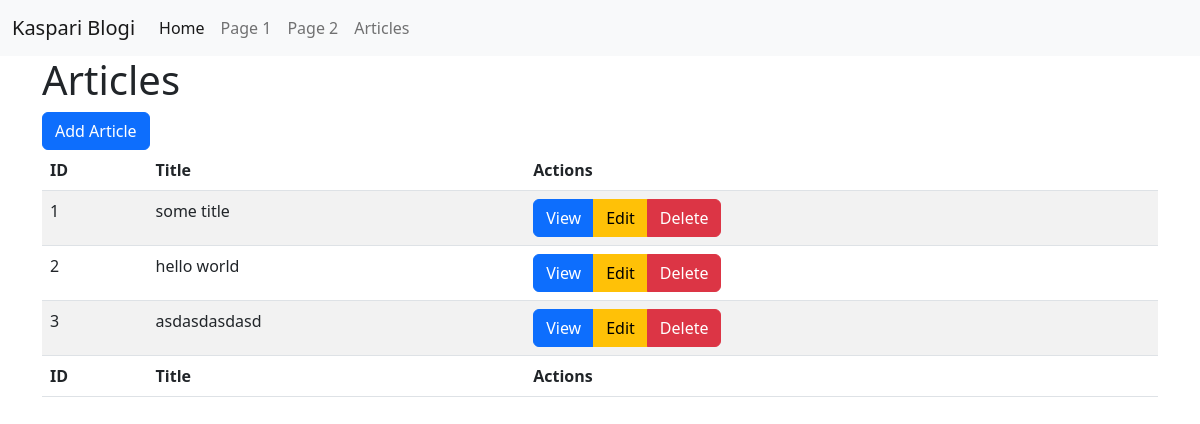
Page /articles on the earlier database version.
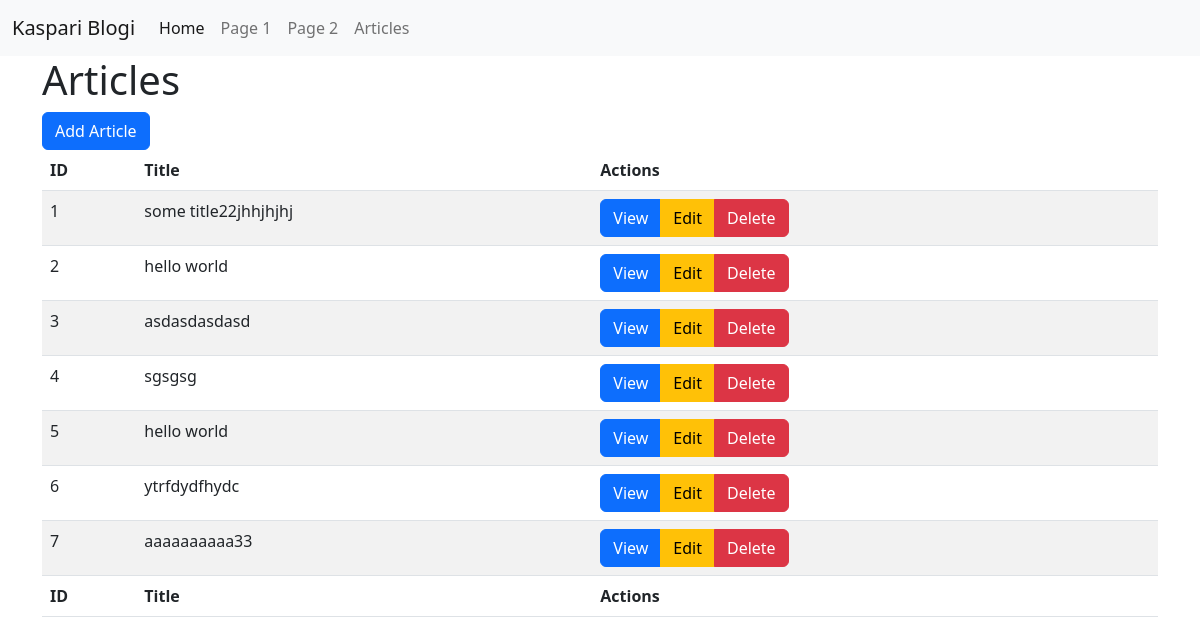
Same page on the later database version.
### tables this page shows
CREATE TABLE articles
(
    id    integer
        primary key autoincrement,
    title varchar(1023) not null,
    body  text          not null
);

### helpers.php (called while the page is built)
<?php
function view($viewName, $vars=[]){
    extract($vars);
    include "views/$viewName.php";
}

### src/Controllers/ArticleController.php (called while the page is built, shortened)
<?php
class ArticleController {
    public function index(){
        $articles = Article::all();
        view('articles/index', compact('articles'));
    }
}

### src/DB.php (called while the page is built, shortened)
<?php
class DB {
    protected $conn;
    public function __construct()
    {
        $this->conn = new PDO('sqlite:database.sqlite');
        $this->conn->setAttribute(PDO::ATTR_ERRMODE, PDO::ERRMODE_EXCEPTION);
    }
    public function all($table, $model){
        $stmt = $this->conn->prepare("SELECT * FROM $table");
        $stmt->execute();
        $stmt->setFetchMode(PDO::FETCH_CLASS, $model);
        return $stmt->fetchAll();
    }
}

### src/Models/Model.php (called while the page is built, shortened)
<?php
abstract class Model {
    protected static $table;
    public static function all(){
        $db = new DB();
        return $db->all(static::$table, static::class);
    }
}

### views/articles/index.php (the view, shortened to what this page needs)
<?php include 'views/partials/header.php'; ?>
<h1>Articles</h1>
<a href="/articles/create" class="btn btn-primary">Add Article</a>
<table class="table table-striped">
    <thead>
        <th>ID</th>
        <th>Title</th>
        <th>Actions</th>
    </thead>
    <tbody>
        <?php foreach ($articles as $article) : ?>
            <tr>
                <td><?=$article->id?></td>
                <td><?=$article->title?></td>
                <td>
                    <div class="btn-group">
                        <a href="/articles/view?id=<?=$article->id?>" class="btn btn-primary">View</a>
                        <a href="/articles/edit?id=<?=$article->id?>" class="btn btn-warning">Edit</a>
                        <a href="/articles/delete?id=<?=$article->id?>" class="btn btn-danger">Delete</a>
                    </div>
                </td>
            </tr>
        <?php endforeach; ?>
    </tbody>
    <tfoot>
        <th>ID</th>
        <th>Title</th>
        <th>Actions</th>
</table>
<?php include 'views/partials/footer.php'; ?>

Differences in the rows shown:
changed articles id 1: title "some title" → "some title22jhhjhjhj"
added articles: id "4", title "sgsgsg"
added articles: id "5", title "hello world"
added articles: id "6", title "ytrfdydfhydc"
added articles: id "7", title "aaaaaaaaaa33"
